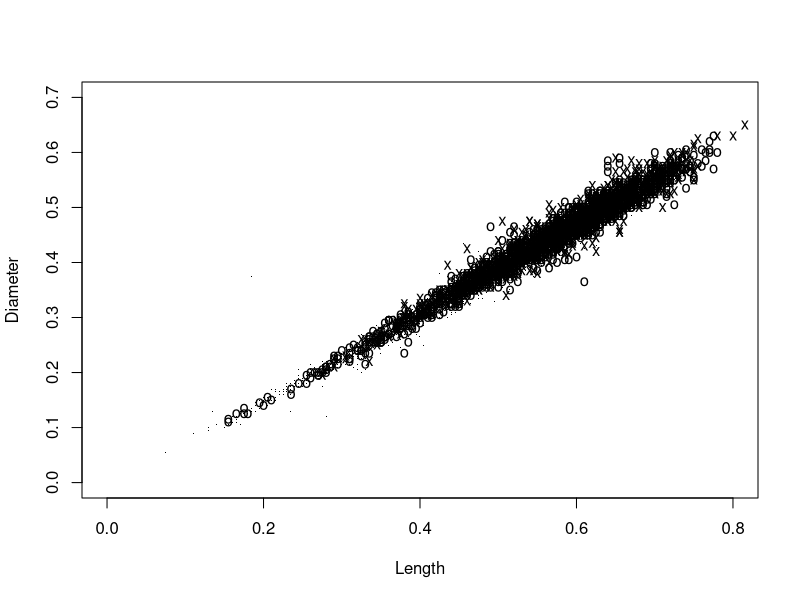

Reproduce this figure in R.
#!/usr/bin/env Rscript
aba <-read.csv("abalone.data", header = T, as.is = T) 
pdf("abalonecoded.pdf")  #set graphical output file 
pchvec <- ifelse(aba$Sex == "M","o",
                 ifelse(aba$Sex=="F","x","."))
print(pchvec)
plot( aba$Length, aba$Diameter,xlab="Length",ylab="Diameter",xlim=c(0,0.8),ylim=c(0,0.7),pch=pchvec)
dev.off()
